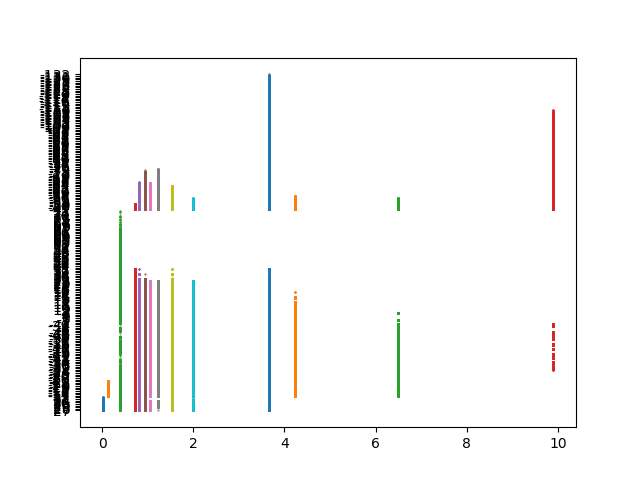

Source code (Python):
import my_lib as mb
import math
import matplotlib.pyplot as plt
import csv

A = []
B = []
for i in range(14):
        A.append([])
        B.append([])
x=[0.0096,0.125,0.3895,0.731,0.818,0.934,1.05,1.218,1.53,2,3.66,4.23,6.5,9.9]

        
with open('bif.csv', mode ='r')as file:
  csvFile = csv.reader(file)
  for lines in csvFile:
      for i in range(len(lines)):
          A[i].append(lines[i])
          B[i].append(x[i])
   
# print(A[0])


# plt.scatter(B[10],A[10],s=0.1)
# plt.show()
for i in range(14):
    plt.scatter(B[i],A[i],s=0.1)
# plt.savefig('bif.png')
plt.show()

